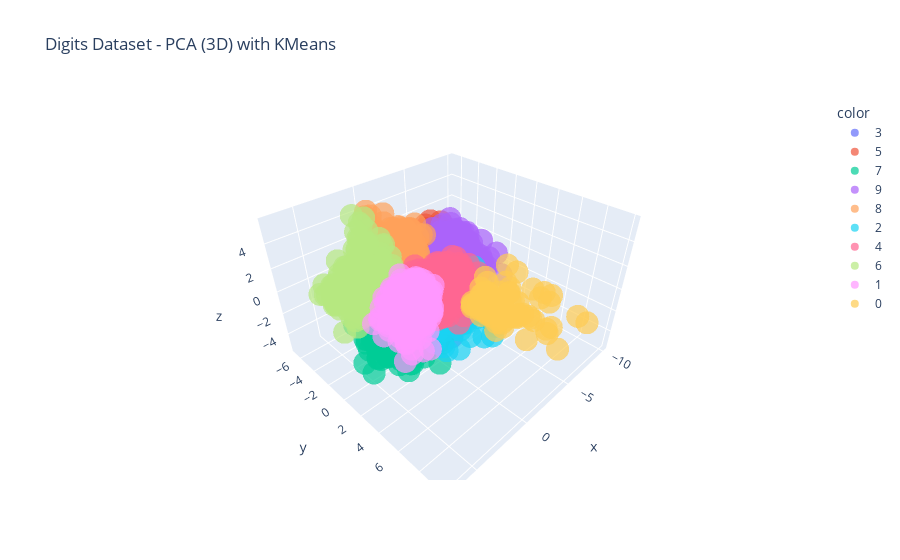

Notebook cell for this chart:
### Markdown cell above
40. Load the Digits dataset, apply PCA to reduce to 3 components, then use KMeans and visualize with a 3D 
scatter plot

### Code cell
import plotly.express as px
from sklearn.datasets import load_digits
from sklearn.preprocessing import StandardScaler
from sklearn.decomposition import PCA
from sklearn.cluster import KMeans


digits = load_digits()
X = digits.data

X_scaled = StandardScaler().fit_transform(X)

pca = PCA(n_components=3)
X_pca = pca.fit_transform(X_scaled)

kmeans = KMeans(n_clusters=10, random_state=42)
labels = kmeans.fit_predict(X_pca)

fig = px.scatter_3d(
    x=X_pca[:,0], y=X_pca[:,1], z=X_pca[:,2],
    color=labels.astype(str),
    title="Digits Dataset - PCA (3D) with KMeans",
    opacity=0.7
)

fig.show()

### Figure 1 — Plotly figure (JSON) as saved in the notebook; plotly's stock layout.template omitted (floating-point values rounded to 4 significant figures; data arrays with more than 128 entries replaced by an {"elided": "..."} marker saying what was removed)
{"data": [{"hovertemplate": "color=3<br>x=%{x}<br>y=%{y}<br>z=%{z}<extra></extra>", "legendgroup": "3", "marker": {"color": "#636efa", "opacity": 0.7, "symbol": "circle"}, "mode": "markers", "name": "3", "scene": "scene", "showlegend": true, "type": "scatter3d", "x": {"elided": "203 float values"}, "y": {"elided": "203 float values"}, "z": {"elided": "203 float values"}}, {"hovertemplate": "color=5<br>x=%{x}<br>y=%{y}<br>z=%{z}<extra></extra>", "legendgroup": "5", "marker": {"color": "#EF553B", "opacity": 0.7, "symbol": "circle"}, "mode": "markers", "name": "5", "scene": "scene", "showlegend": true, "type": "scatter3d", "x": {"elided": "155 float values"}, "y": {"elided": "155 float values"}, "z": {"elided": "155 float values"}}, {"hovertemplate": "color=7<br>x=%{x}<br>y=%{y}<br>z=%{z}<extra></extra>", "legendgroup": "7", "marker": {"color": "#00cc96", "opacity": 0.7, "symbol": "circle"}, "mode": "markers", "name": "7", "scene": "scene", "showlegend": true, "type": "scatter3d", "x": {"elided": "333 float values"}, "y": {"elided": "333 float values"}, "z": {"elided": "333 float values"}}, {"hovertemplate": "color=9<br>x=%{x}<br>y=%{y}<br>z=%{z}<extra></extra>", "legendgroup": "9", "marker": {"color": "#ab63fa", "opacity": 0.7, "symbol": "circle"}, "mode": "markers", "name": "9", "scene": "scene", "showlegend": true, "type": "scatter3d", "x": {"elided": "158 float values"}, "y": {"elided": "158 float values"}, "z": {"elided": "158 float values"}}, {"hovertemplate": "color=8<br>x=%{x}<br>y=%{y}<br>z=%{z}<extra></extra>", "legendgroup": "8", "marker": {"color": "#FFA15A", "opacity": 0.7, "symbol": "circle"}, "mode": "markers", "name": "8", "scene": "scene", "showlegend": true, "type": "scatter3d", "x": {"elided": "182 float values"}, "y": {"elided": "182 float values"}, "z": {"elided": "182 float values"}}, {"hovertemplate": "color=2<br>x=%{x}<br>y=%{y}<br>z=%{z}<extra></extra>", "legendgroup": "2", "marker": {"color": "#19d3f3", "opacity": 0.7, "symbol": "circle"}, "mode": "markers", "name": "2", "scene": "scene", "showlegend": true, "type": "scatter3d", "x": {"elided": "149 float values"}, "y": {"elided": "149 float values"}, "z": {"elided": "149 float values"}}, {"hovertemplate": "color=4<br>x=%{x}<br>y=%{y}<br>z=%{z}<extra></extra>", "legendgroup": "4", "marker": {"color": "#FF6692", "opacity": 0.7, "symbol": "circle"}, "mode": "markers", "name": "4", "scene": "scene", "showlegend": true, "type": "scatter3d", "x": {"elided": "159 float values"}, "y": {"elided": "159 float values"}, "z": {"elided": "159 float values"}}, {"hovertemplate": "color=6<br>x=%{x}<br>y=%{y}<br>z=%{z}<extra></extra>", "legendgroup": "6", "marker": {"color": "#B6E880", "opacity": 0.7, "symbol": "circle"}, "mode": "markers", "name": "6", "scene": "scene", "showlegend": true, "type": "scatter3d", "x": {"elided": "169 float values"}, "y": {"elided": "169 float values"}, "z": {"elided": "169 float values"}}, {"hovertemplate": "color=1<br>x=%{x}<br>y=%{y}<br>z=%{z}<extra></extra>", "legendgroup": "1", "marker": {"color": "#FF97FF", "opacity": 0.7, "symbol": "circle"}, "mode": "markers", "name": "1", "scene": "scene", "showlegend": true, "type": "scatter3d", "x": {"elided": "210 float values"}, "y": {"elided": "210 float values"}, "z": {"elided": "210 float values"}}, {"hovertemplate": "color=0<br>x=%{x}<br>y=%{y}<br>z=%{z}<extra></extra>", "legendgroup": "0", "marker": {"color": "#FECB52", "opacity": 0.7, "symbol": "circle"}, "mode": "markers", "name": "0", "scene": "scene", "showlegend": true, "type": "scatter3d", "x": [-3.842, -3.248, -3.269, -3.479, -3.263, -2.599, -3.298, -1.579, -3.488, -3.319, -2.944, -4.014, -1.744, -3.618, -1.933, -3.622, -2.439, -3.267, -4.219, -2.843, -3.615, -4.126, -4.595, -2.746, -5.56, -5.29, -4.508, -3.245, -1.884, -1.821, -5.37, -2.639, -4.291, -7.034, -3.613, -4.494, -3.167, -4.087, -6.863, -4.439, -2.547, -2.464, -3.906, -2.833, -7.372, -3.515, -3.672, -4.953, -3.669, -6.328, -5.115, -5.409, -3.653, -5.311, -4.068, -2.057, -7.376, -2.259, -6.779, -6.752, -6.074, -8.125, -9.983, -2.024, -2.345, -2.887, -1.884, -4.105, -2.022, -2.003, -3.192, -2.586, -5.516, -3.63, -2.701, -3.024, -7.37, -2.367, -2.585], "y": [3.478, 4.392, 2.84, 2.976, 2.988, 2.779, 2.766, 6.015, 1.999, 3.039, 2.521, 2.737, 8.4, 7.594, 4.618, 8.778, 3.804, 4.05, 2.875, 5.406, 6.236, 6.81, 5.681, 5.457, 7.933, 6.247, 8.146, 5.431, 5.739, 6.145, 4.996, 6.788, 3.243, 9.861, 2.845, 2.674, 3.837, 2.732, 6.705, 5.147, 4.616, 5.012, 3.645, 4.302, 8.913, 2.937, 4.375, 4.487, 4.766, 6.466, 4.144, 4.915, 3.248, 4.41, 4.978, 5.007, 2.603, 6.162, 5.948, 2.625, 3.11, 4.318, 5.014, 6.076, 3.986, 5.3, 4.813, 6.308, 4.65, 4.052, 2.29, 5.168, 8.753, 5.006, 3.569, 3.449, 3.15, 4.583, 5.205], "z": [-1.57, -0.6969, -1.219, -2.616, 0.06173, -0.985, -1.587, -0.2414, -2.358, -0.5298, -1.487, 0.5503, -0.6445, -0.5519, -0.4276, -1.024, -0.3749, -1.945, -2.908, -0.5223, -0.9272, -0.9063, -1.641, -0.7097, -2.123, -2.062, -1.537, -1.253, -0.8061, -0.04475, -2.77, -0.1187, -1.372, -1.427, -2.016, -1.119, -0.6886, -0.8134, -1.165, -0.5818, -0.00131, -0.2331, -0.8992, -0.1064, -1.562, -1.757, 0.1959, -1.155, -0.5599, -0.1223, -0.7346, -1.382, 0.5156, -2.965, 0.2656, -0.06201, -2.139, -0.5667, -1.12, 0.3558, -0.6989, -1.78, -3.006, -0.7493, -0.2787, -1.136, -0.4284, -0.9825, -0.514, -0.5477, -1.836, -2.282, -3.702, -2.685, -1.386, -0.01516, -0.3416, 0.1237, -0.246]}], "layout": {"legend": {"title": {"text": "color"}, "tracegroupgap": 0}, "scene": {"domain": {"x": [0, 1], "y": [0, 1]}, "xaxis": {"title": {"text": "x"}}, "yaxis": {"title": {"text": "y"}}, "zaxis": {"title": {"text": "z"}}}, "title": {"text": "Digits Dataset - PCA (3D) with KMeans"}}}
